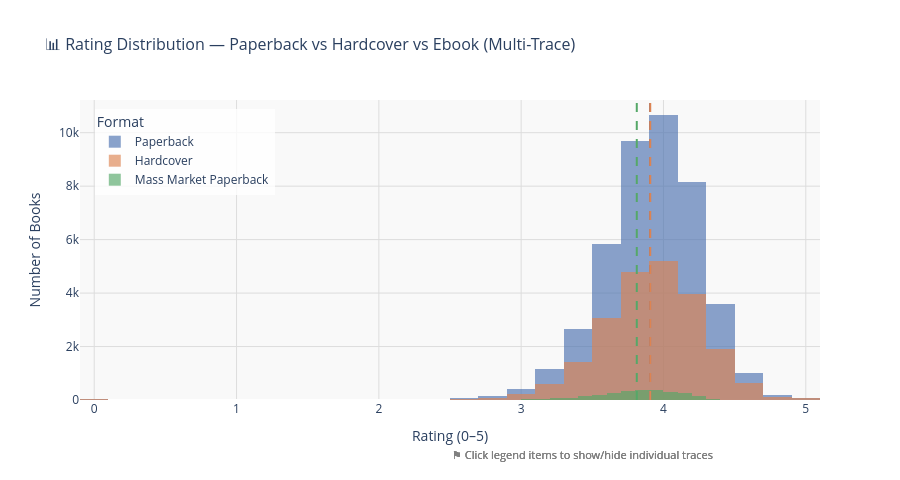

This figure's notebook cell:
### Markdown cell above
### Figure 4 · Rating Distribution by Format — Multi-Trace Overlay
*Converted from: Seaborn FacetGrid | Type: Plotly Graph Objects multi-trace*

### Code cell
# ── Figure 4: Multi-trace Overlay Histogram (Graph Objects) ──────────────────
top3_formats = df['bookformat'].value_counts().head(3).index.tolist()
colors       = ['#4C72B0', '#DD8452', '#55A868']

fig4 = go.Figure()

for fmt, color in zip(top3_formats, colors):
    subset = df[df['bookformat'] == fmt]['rating']
    fig4.add_trace(go.Histogram(
        x=subset,
        name=fmt,
        nbinsx=35,
        opacity=0.65,
        marker_color=color,
        hovertemplate=(
            f'<b>{fmt}</b><br>'
            'Rating: %{x:.2f}<br>'
            'Books: %{y:,}<extra></extra>'
        )
    ))

# Add mean lines per format
for fmt, color in zip(top3_formats, colors):
    mean_val = df[df['bookformat'] == fmt]['rating'].mean()
    fig4.add_vline(
        x=mean_val, line_color=color, line_dash='dash', line_width=2,
        annotation_text=f'{fmt} mean={mean_val:.2f}',
        annotation_font_color=color, annotation_font_size=10
    )

fig4.update_layout(
    barmode='overlay',
    title='📊 Rating Distribution — Paperback vs Hardcover vs Ebook (Multi-Trace)',
    title_font_size=16,
    xaxis=dict(title='Rating (0–5)', showgrid=True, gridcolor='#ddd'),
    yaxis=dict(title='Number of Books',showgrid=True, gridcolor='#ddd'),
    plot_bgcolor='#f9f9f9',
    legend=dict(title='Format', x=0.02, y=0.97,
                bgcolor='rgba(255,255,255,0.8)', bordercolor='gray'),
    annotations=[dict(
        x=0.5, y=-0.15, xref='paper', yref='paper',
        text='⚑ Click legend items to show/hide individual traces',
        showarrow=False, font=dict(size=11, color='gray')
    )],
    height=480
)

fig4.show()
print("Figure 4 — multi-trace overlay complete")

### Figure 1 — Plotly figure (JSON) as saved in the notebook; plotly's stock layout.template omitted (floating-point values rounded to 4 significant figures; data arrays with more than 128 entries replaced by an {"elided": "..."} marker saying what was removed)
{"data": [{"hovertemplate": "<b>Paperback</b><br>Rating: %{x:.2f}<br>Books: %{y:,}<extra></extra>", "marker": {"color": "#4C72B0"}, "name": "Paperback", "nbinsx": 35, "opacity": 0.65, "type": "histogram", "x": {"elided": "43684 float values"}}, {"hovertemplate": "<b>Hardcover</b><br>Rating: %{x:.2f}<br>Books: %{y:,}<extra></extra>", "marker": {"color": "#DD8452"}, "name": "Hardcover", "nbinsx": 35, "opacity": 0.65, "type": "histogram", "x": {"elided": "22184 float values"}}, {"hovertemplate": "<b>Mass Market Paperback</b><br>Rating: %{x:.2f}<br>Books: %{y:,}<extra></extra>", "marker": {"color": "#55A868"}, "name": "Mass Market Paperback", "nbinsx": 35, "opacity": 0.65, "type": "histogram", "x": {"elided": "2687 float values"}}], "layout": {"annotations": [{"font": {"color": "gray", "size": 11}, "showarrow": false, "text": "⚑ Click legend items to show/hide individual traces", "x": 0.5, "xanchor": "left", "xref": "paper", "y": -0.15, "yanchor": "top", "yref": "paper"}, {"font": {"color": "gray", "size": 11}, "showarrow": false, "text": "⚑ Click legend items to show/hide individual traces", "x": 0.5, "xanchor": "left", "xref": "paper", "y": -0.15, "yanchor": "top", "yref": "paper"}, {"font": {"color": "gray", "size": 11}, "showarrow": false, "text": "⚑ Click legend items to show/hide individual traces", "x": 0.5, "xanchor": "left", "xref": "paper", "y": -0.15, "yanchor": "top", "yref": "paper"}], "barmode": "overlay", "height": 480, "legend": {"bgcolor": "rgba(255,255,255,0.8)", "bordercolor": "gray", "title": {"text": "Format"}, "x": 0.02, "y": 0.97}, "plot_bgcolor": "#f9f9f9", "shapes": [{"line": {"color": "#4C72B0", "dash": "dash", "width": 2}, "type": "line", "x0": 3.906, "x1": 3.906, "xref": "x", "y0": 0, "y1": 1, "yref": "y domain"}, {"line": {"color": "#DD8452", "dash": "dash", "width": 2}, "type": "line", "x0": 3.907, "x1": 3.907, "xref": "x", "y0": 0, "y1": 1, "yref": "y domain"}, {"line": {"color": "#55A868", "dash": "dash", "width": 2}, "type": "line", "x0": 3.813, "x1": 3.813, "xref": "x", "y0": 0, "y1": 1, "yref": "y domain"}], "title": {"font": {"size": 16}, "text": "📊 Rating Distribution — Paperback vs Hardcover vs Ebook (Multi-Trace)"}, "xaxis": {"gridcolor": "#ddd", "showgrid": true, "title": {"text": "Rating (0–5)"}}, "yaxis": {"gridcolor": "#ddd", "showgrid": true, "title": {"text": "Number of Books"}}}}
